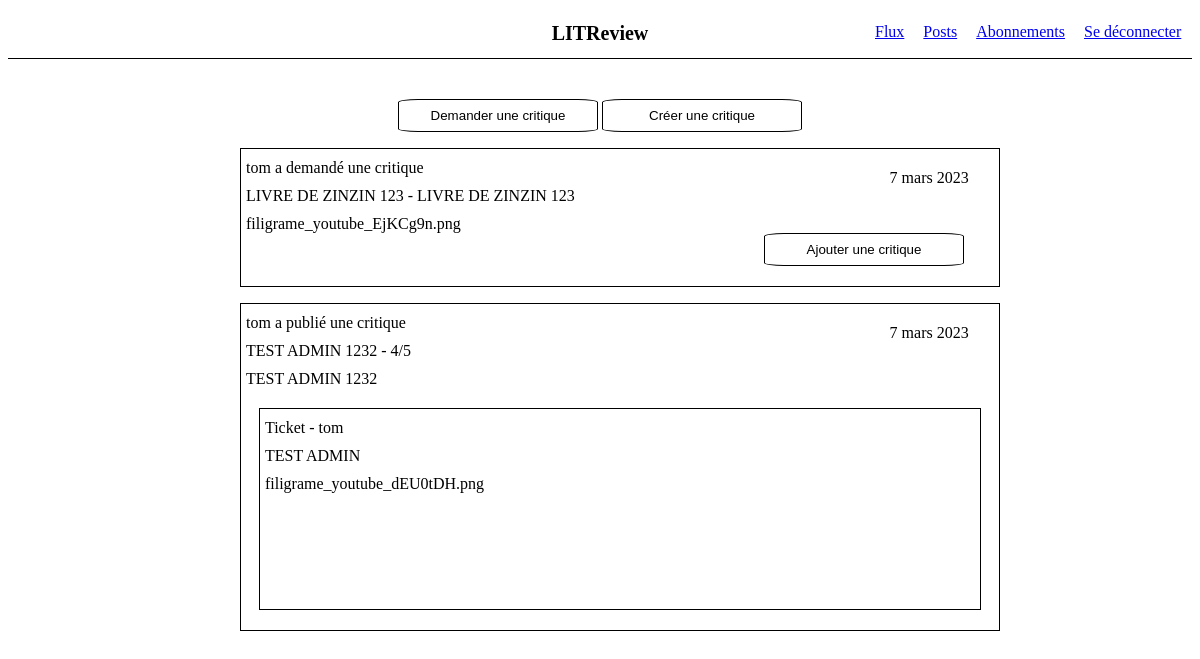
Page /accueil/ (signed in) on the earlier database version.
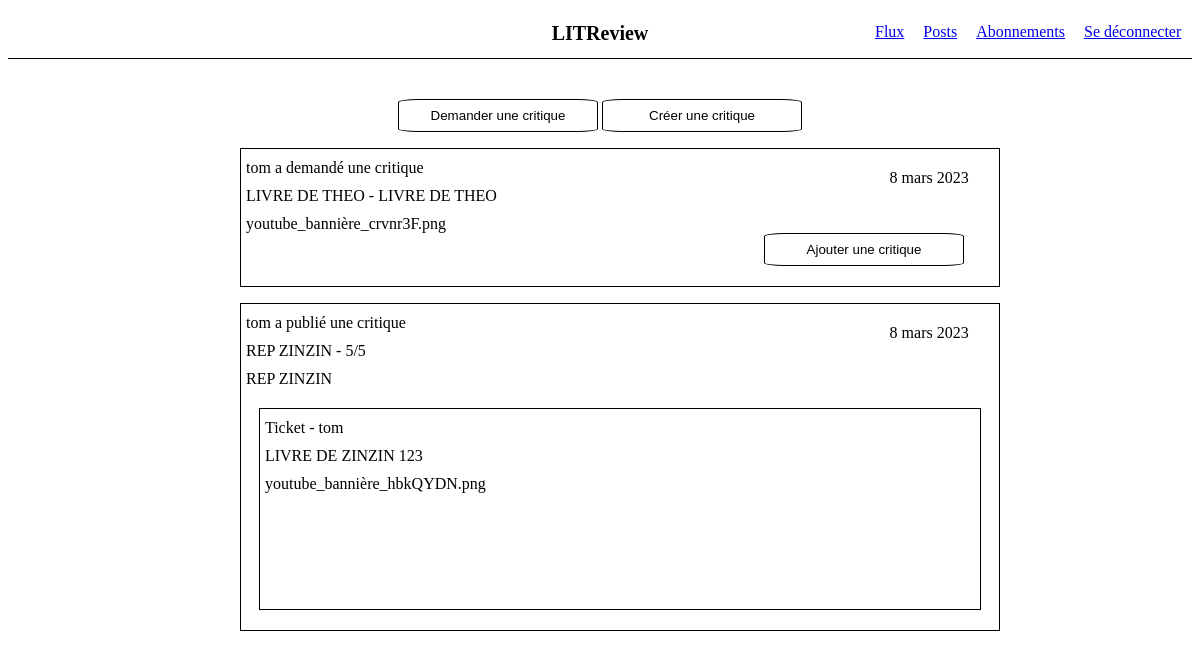
Same page on the later database version.
### flow/models.py (models this page shows, shortened)
class DemanderCritiqueMod(models.Model):
    titre = models.CharField(max_length=128)
    description = models.CharField(max_length=2048, blank= True)
    img_livre = models.ImageField()
    reponse_critique = models.ForeignKey(CreerCritiqueMod, null = True,  on_delete = models.SET_NULL)
    createur = models.ForeignKey(settings.AUTH_USER_MODEL, on_delete=models.CASCADE)
    date_creation = models.DateField( auto_now_add=True)

class CreerCritiqueMod(models.Model):
    class Note(models.TextChoices):
        UN = "1"
        DEUX = "2"
        TROIS = "3"
        QUATRE = "4"
        CINQ = "5"
    titre = models.CharField(max_length=128)
    note = models.CharField(choices = [(tag, tag.value) for tag in Note],  max_length=3)
    commentaire = models.CharField(max_length=8192, blank=True)
    createur = models.ForeignKey(settings.AUTH_USER_MODEL, on_delete=models.CASCADE)
    date_creation = models.DateField(auto_now_add=True)

### login/models.py (models this page shows)
class User(AbstractUser):
    follows = models.ManyToManyField('self',  symmetrical= False, related_name="follows_list")
    followers = models.ManyToManyField('self',  symmetrical= False, related_name="followers_list")

### flow/views.py (the view)
# urls.py: path('accueil/', flow.views.accueil, name='accueil'),
@login_required
def accueil(request):
     critique_cree = CreerCritiqueMod.objects.all()
     critique_demandee = DemanderCritiqueMod.objects.all()
     users_data = User.objects.all()
     user_active = request.user
     liste_follows = []
     liste_critique_demandee_user_active = []
     for user in users_data:
          if user_active.username == user.username:
               user_active_data = user
               break
     for follows in user_active_data.follows.all():
          liste_follows.append(follows)
     for critique in critique_demandee:
          if len(liste_follows) != 0 :
               for follows in liste_follows:
                    if critique.createur.username == user_active.username or critique.createur.username == follows.username:
                         liste_critique_demandee_user_active.append(critique)
          else:
               if critique.createur == user_active.username:
                         liste_critique_demandee_user_active.append(critique)
     numero = ""
     return render(request, 'accueil.html', context={'critique_cree' : critique_cree, 'critique_demandee' : liste_critique_demandee_user_active, 'numero' : numero})

### flow/templates/accueil.html (shortened to what this page needs)
{% extends 'base_flow.html' %}
{% block content %}
    <div class="main_container">
        <div class="btn-container">
            <a href="{% url 'demander_critique' %}"><button class="btn" type="button">Demander une critique</button></a>
            <a href="{% url 'creer_critique' %}"><button class="btn" type="button">Créer une critique</button></a>
        </div>
        <section>
            {% for critique in critique_demandee %}
            <ul>
                {% if critique.reponse_critique == None %}
                <div class="block_create">
                    <form action="{% url 'creer_critique_rep_demande' %}" method="POST" id="critique_rep_form">
                        <div id="critique_demandee">
                            <div class="first_part_block">
                                <li>{{critique.createur}} a demandé une critique</li>
                                <li>{{critique.titre}} - {{critique.description}}</li>
                                <li>{{critique.img_livre}}</li>
                            </div>
                            <div id="ask_date">
                                <li>{{critique.date_creation}}</li>
                            </div>
                        </div>
                        <button type="submit" class="btn"  id ="btn-answer" name="critique_rep" value= "{{critique.id}} " form="critique_rep_form">Ajouter une critique</button>
                    </form>
                </div>
                    {% else %}
                    <div class="block_create">
                        <div class="block_answer">
                            <div class="first_part_block">
                                <li>{{critique.reponse_critique.createur}} a publié une critique</li>
                                <li>{{critique.reponse_critique.titre}} - {{critique.reponse_critique.note}}/5</li>
                                <li>{{critique.reponse_critique.commentaire}}</li>
                            </div>
                            <div id="answer_date">
                                <li>{{critique.reponse_critique.date_creation}}</li>
                            </div>
                        </div>
                        <div class="ticket-answered">
                            <li>Ticket - {{critique.createur}}</li>
                            <li>{{critique.titre}}</li>
                            <li>{{critique.img_livre}}</li>
                        </div>
                    </div>
                    {% endif %}
            </ul>
            {% endfor %}
        </section>
    </div>
{% endblock content %}

### flow/templates/base_flow.html (shortened to what this page needs)
{% load static %}
<!DOCTYPE html>
<html lang="en">
<head>
    <link rel="stylesheet" href="{% static 'flow/styles.css' %}">
</head>
<body>
    <header>
        <div class="header_flow">
            <h1>LITReview</h1>
            <nav>
                <a href="{% url 'accueil' %}">Flux</a>
                <a href="{% url 'posts-user' %}">Posts</a>
                <a href="{% url 'abonnements' %}">Abonnements</a>
                <a href="{% url 'logout' %}">Se déconnecter</a>
            </nav>
        </div>
    </header>
    {% block content %}{% endblock %}
</body>
</html>

### login/static/flow/styles.css (style rules this page uses)
.btn { background-color: white; border: 1px solid black; border-radius: 10%; padding: 8px; width: 200px; cursor: pointer; }
.main_container { width: 800px; margin: auto; margin-top: 40px; }
.btn-container { text-align: center; }
.block_create { border: 1px solid black; height: 110%; }
.block_create li { list-style: none; margin-top: 10px; margin-left: 5px; }
.block_answer { display: flex; width: 100%; }
.first_part_block { width: 100%; }
#critique_demandee { display: flex; }
#ask_date { position: relative; right: 30px; margin-top : 10px; width: 95px; }
#btn-answer { position : relative; right: -523px; margin-bottom: 20px; }
#answer_date { position: relative; right: 30px; margin-top : 10px; width: 95px; }
.ticket-answered { width: 95%; height: 200px; border: 1px solid black; margin: auto; margin-top: 20px; margin-bottom: 20px; }
.header_flow { display: flex; border-bottom: 1px solid black; height: 50px; }
.header_flow h1 { position:relative; margin:auto; font-size: 20px; }
nav { width: 325px; position: absolute; right: 15px; margin-top: 15px; }
nav a { margin-left:15px; }

Differences in the rows shown:
removed DemanderCritiqueMod: createur "tom", titre "LIVRE DE ZINZIN 123", description "LIVRE DE ZINZIN 123", img_livre "filigrame_youtube_EjKCg9n.png", date_creation "7 mars 2023", {{ critique.id }} 1 (drawn)
removed DemanderCritiqueMod: reponse_critique.createur "tom", reponse_critique.titre "TEST ADMIN 1232", reponse_critique.note "4", reponse_critique.commentaire "TEST ADMIN 1232", reponse_critique.date_creation "7 mars 2023", createur "tom", titre "TEST ADMIN", img_livre "filigrame_youtube_dEU0tDH.png"
added DemanderCritiqueMod: createur "tom", titre "LIVRE DE THEO", description "LIVRE DE THEO", img_livre "youtube_bannière_crvnr3F.png", date_creation "8 mars 2023", {{ critique.id }} 7 (drawn)
added DemanderCritiqueMod: reponse_critique.createur "tom", reponse_critique.titre "REP ZINZIN", reponse_critique.note "5", reponse_critique.commentaire "REP ZINZIN", reponse_critique.date_creation "8 mars 2023", createur "tom", titre "LIVRE DE ZINZIN 123", img_livre "youtube_bannière_hbkQYDN.png"
